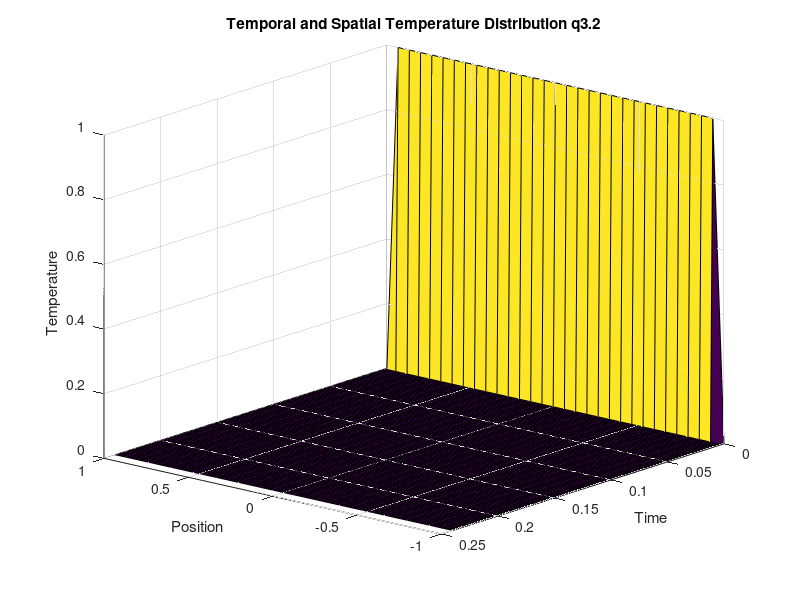

This chart was generated by the following MATLAB code: (Note: this script raises an error after producing the figure.)
clc; clearvars; close all; format compact

%% Constants
N = 30; % arbitrary value 
h = 2/N;
alpha = .9; % arbitrary value
k = h^2 / 2*alpha; % must be true for this method to work
nu = alpha*k/h^2;

%% Define x axis
i = 0:N;
x = -1 + i*h;

%% Define t axis
j = 0:4*N;
t = j*k;

%% Define original heat distribution
% The heat distribution is chosen to be 1 at all intermediate locations,
% and 0 at either end

u = ones(numel(j), numel(i)); % making fake heat distribution
u(1, 1) = 0; % initial condition
u(1, end) = 0; % initial condition

% vertical dimension is time and horizontal is position

% now, theres a matrix where each column is a temp at a position x, and
% each row represents a time step at each position

% Create the A matrix in the textbook
A = spdiags([nu, 1-2*nu, nu], -1:1, N+1, N+1);
A = full(A);

% go through all the rows and do the forward euler
for a = 1:numel(j)-1
    u_cur = u(a, :);
    u_next = A * u_cur';
    u(a+1, :) = u_next';
end

%% Plotting 
[X, T] = meshgrid(x, t);
figure()
surf(X, T, u);
xlabel('Position')
ylabel('Time')
zlabel('Temperature')
view(220, 20)
title("Temporal and Spatial Temperature Distribution q3.2");

%% Discussion
type q2discussion.txt
